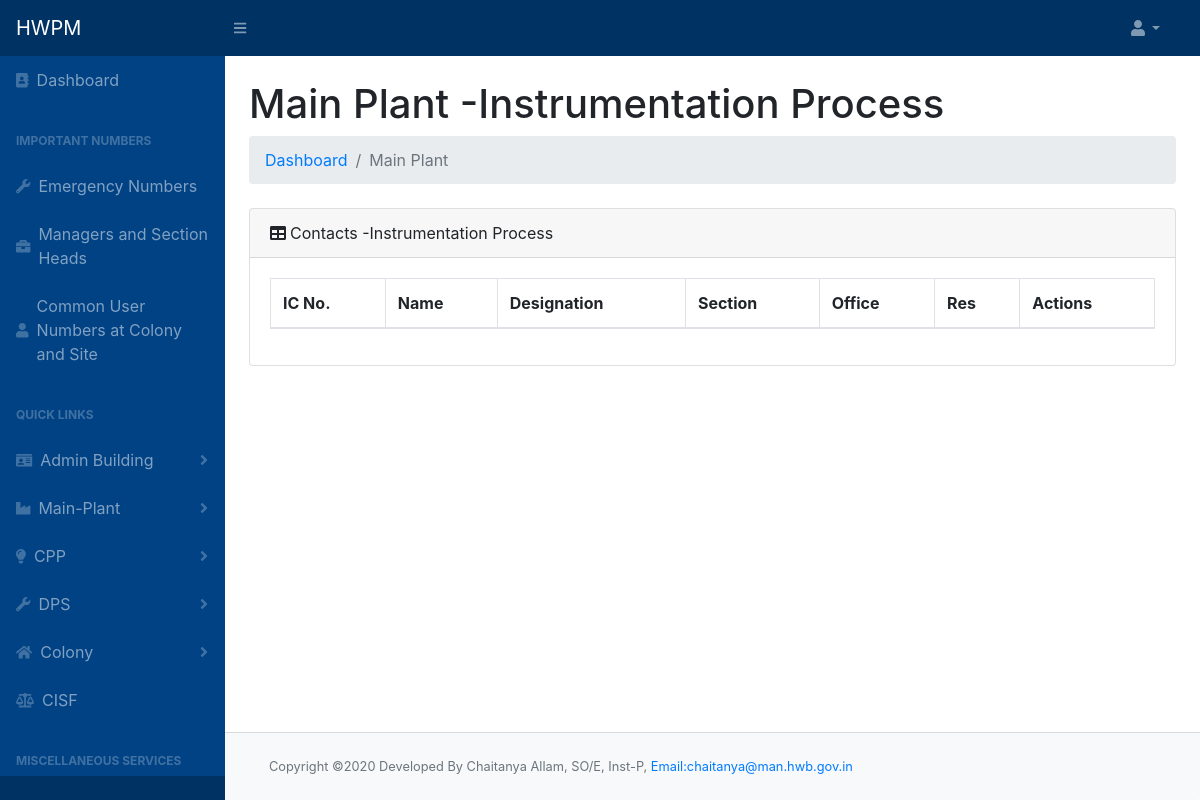
Before: /ip.php with the older database file.
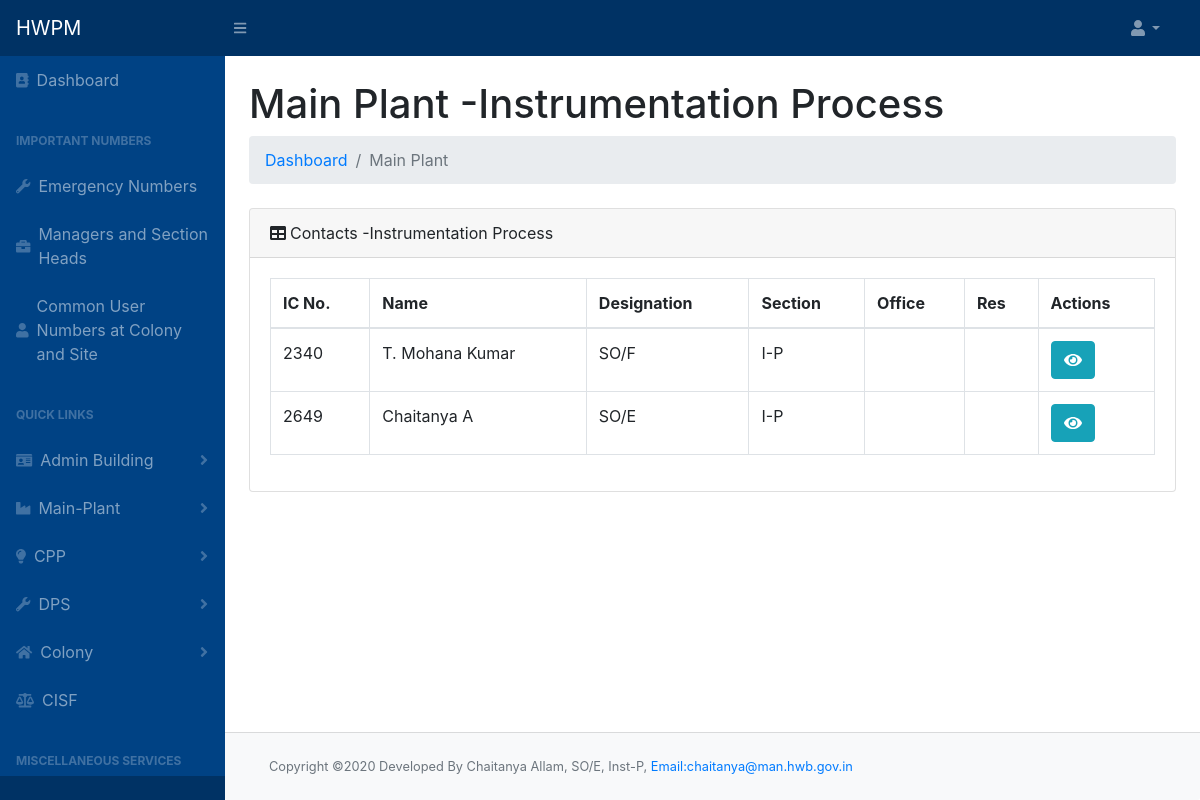
After: the same page with the newer database file.
### tables this page shows
CREATE TABLE `employee` (
  `icno` int(10) NOT NULL,
  `name` varchar(50) NOT NULL,
  `designation` varchar(50) NOT NULL,
  `section` varchar(50) NOT NULL,
  `pno` int(20) NOT NULL,
  `email` varchar(100) NOT NULL,
  `mobile` varchar(20) NOT NULL,
  `cat1` int(11) NOT NULL,
  `cat2` int(11) NOT NULL,
  `cat3` int(11) NOT NULL,
  `cat4` int(11) NOT NULL
);

### ip.php (the view, shortened to what this page needs)
<!DOCTYPE html>
<html lang="en">
<?php include "header.php";
?>
<div id="layoutSidenav_content">
  <main>
    <div class="container-fluid">
      <h1 class="mt-4">Main Plant -Instrumentation Process</h1>
      <ol class="breadcrumb mb-4">
        <li class="breadcrumb-item"><a href="index.php">Dashboard</a></li>
        <?php if (isset($_GET['act'])) { ?>
          <li class="breadcrumb-item"><a href="pp.php">Instrumentation Process</a></li>
          <li class="breadcrumb-item active">
          <?php
          $query = $conn->query("SELECT * FROM `main_act` where `eno`='" . $_GET['act'] . "'");
          if (!$query) die($conn->error);
          while ($row = $query->fetch_assoc()) {
            echo $row['act_name'];
          }
        } else echo "<li class='breadcrumb-item active'>Main Plant</a></li>";
          ?>
      </ol>
        <div class="card mb-4">
                <div class="card-header"><i class="fas fa-table mr-1"></i>Contacts -Instrumentation Process</div>
                <div class="card-body">
                    <div class="table-responsive table-hover">
                        <table class="table table-bordered" id="dataTable" width="100%" cellspacing="0">
                            <thead>
                                <tr>
                                    <th>IC No.</th>
                                    <th>Name</th>
                                    <th>Designation</th>
                                    <th>Section</th>
                                    <th>Office</th>
                                    <th>Res</th>
                                    <th>Actions</th>
                                </tr>
                            </thead>
                            <tbody>
                                <?php $query = $conn->query("SELECT * FROM `employee` WHERE `cat1`='23' or `cat2`='23' or `cat3` = '23'");
                                while ($row = $query->fetch_assoc()) {
                                    echo"<tr>";
                                    ?>
                                    <td><?php echo $row['icno']?></td>
                                    <td><?php echo $row['name']?></td>
                                    <td><?php echo $row['designation']?></td>
                                    <td><?php echo $row['section']?></td>
                                    <td></td>
                                    <td></td>
                                    <td>
                                    <button type="button" class="btn btn-info" data-toggle="modal" data-target="#myModalview" id="getUser" data-id="<?php echo $row['icno'] ?>"><i class="fa fa-eye"></i></button>
                                    </td>
                                    <?php
                                    echo "</tr>";
                                } ?>
                            </tbody>
                        </table>
                    </div>
                </div>
            </div>
        </div>
    </main>
    <br>
    <footer class="py-4 bg-light mt-auto card-footer">
        <div class="container-fluid">
            <div class="d-flex align-items-center justify-content-between small">
                <div class="text-muted">Copyright &copy;2020 Developed By Chaitanya Allam, SO/E, Inst-P, <a href="mailto:chaitanya@man.hwb.gov.in" style="font-size:0.8rem">Email:chaitanya@man.hwb.gov.in</a></div>
            </div>
        </div>
    </footer>
</div>
</div>
<?php include "footer.php" ?>

Changed rows visible on the page:
now on this page (row edited): employee: icno "2340", name "T. Mohana Kumar", designation "SO/F", section "I-P"
now on this page (row edited): employee: icno "2649", name "Chaitanya A", designation "SO/E", section "I-P"
